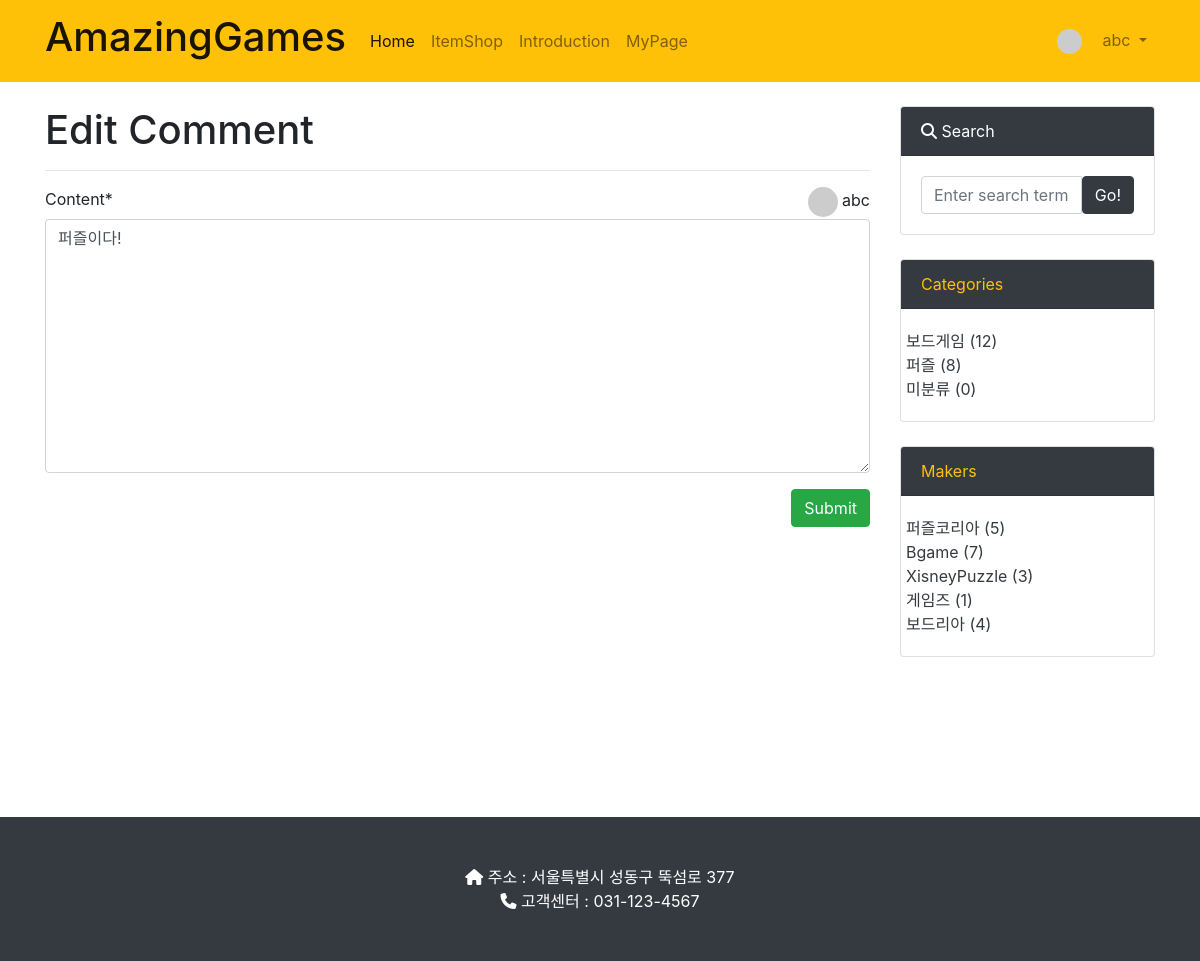
/shop/update_comment/3/ (signed in), run on the app's committed database.
### shoppage/models.py (models this page shows, shortened)
class Comment(models.Model):
    item = models.ForeignKey(Item, on_delete=models.CASCADE)
    author = models.ForeignKey(User, on_delete=models.CASCADE)
    content = models.TextField()
    created_at = models.DateTimeField(auto_now_add=True)
    modified_at = models.DateTimeField(auto_now=True)

class Category(models.Model):
    name = models.CharField(max_length=50, unique=True)
    slug = models.SlugField(max_length=200, unique=True, allow_unicode=True)
    def __str__(self):
        return self.name
    def get_absolute_url(self):
        return f'/shop/category/{self.slug}'
    class Meta:
        verbose_name_plural = 'Categories'

class Maker(models.Model):
    name = models.CharField(max_length=30)
    address = models.CharField(max_length=50)
    phone = models.CharField(max_length=20)
    logo = models.ImageField(upload_to='shoppage/logos/%Y/%m/%d/', blank=True)
    def __str__(self):
        return self.name
    def get_absolute_url(self):
        return f'/shop/maker/{self.name}'

### shoppage/views.py (the view)
# urls.py: path('update_comment/<int:pk>/', views.CommentUpdate.as_view()),
class CommentUpdate(LoginRequiredMixin, UpdateView):
    model = Comment
    form_class = CommentForm
    def dispatch(self, request, *args, **kwargs):
        if request.user.is_authenticated and request.user == self.get_object().author:
            return super(CommentUpdate, self).dispatch(request, *args, **kwargs)
        else:
            raise PermissionDenied
    def get_context_data(self, **kwargs):
        context = super(CommentUpdate, self).get_context_data()
        context['categories'] = Category.objects.all()
        context['no_category_item_count'] = Item.objects.filter(category=None).count
        context['makers'] = Maker.objects.all()
        return context

### shoppage/forms.py
class CommentForm(forms.ModelForm):
    class Meta:
        model = Comment
        fields = ('content',)

### shoppage/templates/shoppage/comment_form.html (shortened to what this page needs)
{% extends 'shoppage/base.html' %}
{% load crispy_forms_tags %}
{% block main_area %}
<h1>Edit Comment</h1>
<hr>
<form method="post" enctype="multipart/form-data">
        <span class="float-right">
            {% if user.socialaccount_set.all.0.get_avatar_url %}
                <img class="rounded-circle" src="{{user.socialaccount_set.all.0.get_avatar_url}}" width="30px">
            {% else %}
                <img class="rounded-circle" src="https://dummyimage.com/50x50/ced4da/6c757d.jpg" width="30px">
            {% endif %}
            <span class="fw-bold mt-0"> {{user.username}}</span>
        </span>
        {{form | crispy}}
    <button type="submit" class="btn btn-success float-right">Submit</button>
</form>
<br><br><br><br><br><br><br><br><br><br><br><br><div class="mt-3"></div>
{% endblock %}

### shoppage/templates/shoppage/navbar.html (shortened to what this page needs)
{% load socialaccount %}
<nav class="navbar navbar-expand-lg navbar-light bg-warning">
    <div class="container">
        <a class="navbar-brand" href="/"><h1 class="fw-bolder">AmazingGames</h1></a>
        <div class="collapse navbar-collapse" id="navbarNavDropdown">
            <ul class="navbar-nav">
                <li class="nav-item active">
                    <a class="nav-link" href="/">Home</a>
                </li>
                <li class="nav-item">
                    <a class="nav-link" href="/shop/">ItemShop</a>
                </li>
                <li class="nav-item">
                    <a class="nav-link" href="/intro">Introduction</a>
                </li>
                {% if user.is_authenticated %}
                <li class="nav-item">
                    <a class="nav-link" href="/my_page/">MyPage</a>
                </li>
                {% endif %}
            </ul>
            <ul class="navbar-nav ml-auto">
                {% if user.is_authenticated %}
                <li class="nav-item dropdown">
                    <a class="nav-link dropdown-toggle" href="#" id="navbarDropdownMenuLink" role="button" data-toggle="dropdown" aria-haspopup="true" aria-expanded="false">
                        {% if user.socialaccount_set.all.0.get_avatar_url %}
                        <img class="rounded-circle mr-3" src="{{user.socialaccount_set.all.0.get_avatar_url}}" width="25px">
                        {% else %}
                        <img class="rounded-circle mr-3" src="https://dummyimage.com/50x50/ced4da/6c757d.jpg" width="25px">
                        {% endif %}
                        {{user.username}}
                    </a>
                </li>
                {% else %}
                    <li class="nav-item">
                        <a class="nav-link" href="#" data-toggle="modal" data-target="#loginModal">LogIn</a>
                    </li>
                {% endif%}
            </ul>
        </div>
    </div>
</nav>

### shoppage/templates/shoppage/sidebar.html (shortened to what this page needs)
<div class="card mb-4">
    <div class="card-header bg-dark text-white"><i class="fa-solid fa-magnifying-glass"></i> Search</div>
    <div class="card-body">
        <div class="input-group">
            <input id="search-input" class="form-control" type="text" placeholder="Enter search term..." aria-label="Enter search term..." aria-describedby="button-search" />
            <button class="btn btn-dark text-white" id="button-search" type="button" onclick="searchItem()">Go!</button>
        </div>
    </div>
</div>
<div class="card mb-4" id='category-card1'>
    <div class="card-header bg-dark text-warning">Categories</div>
    <div class="card-body">
        <div class="row">
            <ul class="list-unstyled mb-0">
                {% for c in categories %}
                    <li><a class="text-dark" href="{{c.get_absolute_url}}">{{c}} ({{c.item_set.count}})</a></li>
                {% endfor %}
                <li><a class="text-dark" href="/shop/category/no_category/">미분류 ({{no_category_item_count}})</a></li>
            </ul>
        </div>
    </div>
</div>
<div class="card mb-4" id='category-card2'>
    <div class="card-header bg-dark text-warning">Makers</div>
    <div class="card-body">
        <div class="row">
            <ul class="list-unstyled mb-0">
                {% for m in makers %}
                    <li><a class="text-dark" href="{{m.get_absolute_url}}">{{m}} ({{m.item_set.count}})</a></li>
                {% endfor %}
            </ul>
        </div>
    </div>
</div>

### data on the page
Comment: content "퍼즐이다!"
Category: name "보드게임", item_set.count "12"
Category: name "퍼즐", item_set.count "8"
Maker: name "퍼즐코리아", item_set.count "5"
Maker: name "Bgame", item_set.count "7"
Maker: name "XisneyPuzzle", item_set.count "3"
Maker: name "게임즈", item_set.count "1"
Maker: name "보드리아", item_set.count "4"

### other printed values
{{ user.username }} "abc"
{{ no_category_item_count }} "0"
